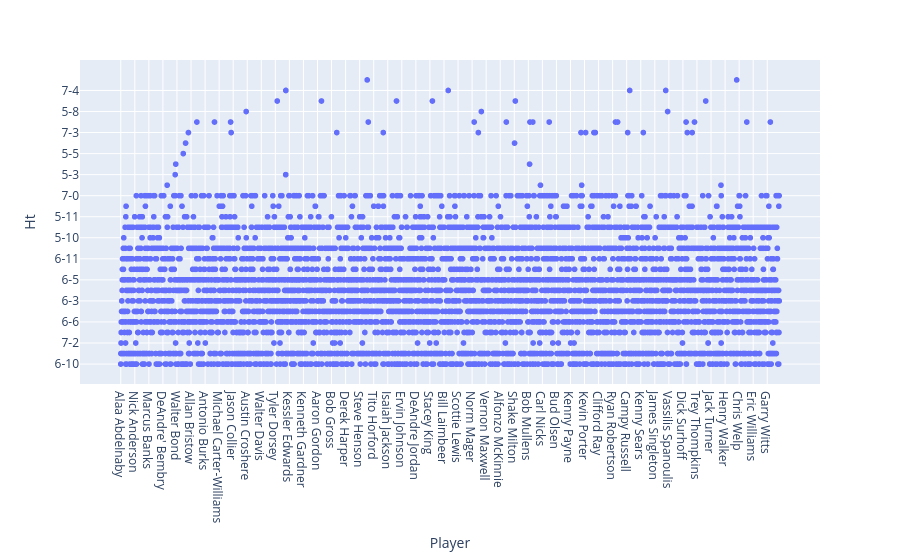

The notebook cell this image was saved under:
### Markdown cell above
### 22: Istogramma dei giocatori con le rispettive altezze ###

### Code cell
import csv     #importo il la libreria csv
data = []    #inizializzo una lista vuota
def diagramma_giocatori_con_altezze(row):    #definisco una funzione che ha come parametri le righe
    data.append({    #"Appendo" alla lista vuota i giocatori e le altezze
        'Player':row[0],
        'Ht':row[4]      })
    
with open("player_data.csv", encoding="utf8") as f:   #Apro il file e specifico che è codificato in "utf8"
    reader = csv.reader(f,delimiter=",")     #specifico che il file csv è delimitato da virgole
    for pos,riga in enumerate(reader):     #per ogni posizione e riga nel file
        if pos > 0:    #se la posizone è maggiore di 0, salto l'intestazione
            diagramma_giocatori_con_altezze(riga)     #raccolgo i dati "appesi" all'inizio
data    #stampo i dati

import plotly.express as px     #importo la libreria ".express" per la creazione del grafico
fig = px.scatter(data, x="Player", y="Ht")      #uso la funzione ".scatter" per la creazione del grafico a dispersione prendendo i parametri "appesi"
fig.show()   #estrinseco il grafico

### Figure 1 — Plotly figure (JSON) as saved in the notebook; plotly's stock layout.template omitted (floating-point values rounded to 4 significant figures; data arrays with more than 128 entries replaced by an {"elided": "..."} marker saying what was removed)
{"data": [{"hovertemplate": "Player=%{x}<br>Ht=%{y}<extra></extra>", "legendgroup": "", "marker": {"color": "#636efa", "symbol": "circle"}, "mode": "markers", "name": "", "showlegend": false, "type": "scattergl", "x": {"elided": "4979 str values"}, "xaxis": "x", "y": {"elided": "4979 str values"}, "yaxis": "y"}], "layout": {"autosize": true, "legend": {"tracegroupgap": 0}, "margin": {"t": 60}, "xaxis": {"anchor": "y", "autorange": true, "domain": [0, 1], "range": [-287.4, 5113.0], "title": {"text": "Player"}, "type": "category"}, "yaxis": {"anchor": "x", "autorange": true, "domain": [0, 1], "range": [-2.511, 29.51], "title": {"text": "Ht"}, "type": "category"}}}
